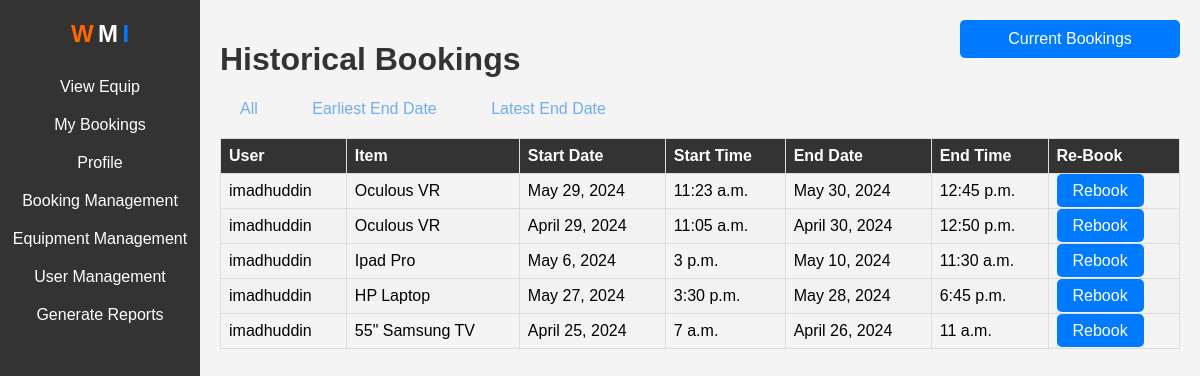
/historical/ (signed in), run on the app's committed database.
### SchoolSystem/models.py (models this page shows, shortened)
class Booking(models.Model):
    item = models.ForeignKey(Item, on_delete=models.CASCADE)
    user = models.ForeignKey(User, on_delete=models.CASCADE)
    start_date = models.DateField()
    start_time = models.TimeField()
    end_date = models.DateField()
    end_time = models.TimeField()
    is_overdue = models.BooleanField(default=False)

class Item(models.Model):
    deviceSerialNumber = models.CharField(max_length=50, null=True, blank=True)
    name = models.CharField(max_length=50)
    type = models.ForeignKey('ItemType', on_delete=models.SET_NULL, null=True)
    CPU = models.CharField(max_length=50, null=True, blank=True)
    GPU = models.CharField(max_length=50, null=True, blank=True)
    RAM = models.CharField(max_length=50, null=True, blank=True)
    status = models.ForeignKey('ItemStatus', on_delete=models.SET_NULL, null=True)
    onsite = models.CharField(max_length=50, null=True, blank=True)
    audit = models.CharField(max_length=50, null=True, blank=True)
    item_inventory = models.IntegerField(null=True, blank=True)
    quantity = models.IntegerField(null=True, blank=True)
    location = models.CharField(max_length=50, null=True, blank=True)
    dateOut = models.CharField(max_length=50, null=True, blank=True)
    dateReturn = models.CharField(max_length=50, null=True, blank=True)
    description = models.TextField(null=True, blank=True)
    comments = models.TextField(null=True, blank=True)
    warranty_duration = models.CharField(max_length=50, null=True, blank=True)
    user = models.ForeignKey(User, on_delete=models.SET_NULL, null=True, blank=True)

### SchoolSystem/views.py (the view)
# urls.py: path('historical/', views.historical, name='historical'),
@login_required
def historical(request):
    user = request.user
    is_staff = user.is_staff
    filter_criteria = request.GET.get('filter')
    if filter_criteria == 'earliestEndDate':
        historical_bookings = Booking.objects.filter(user=user, end_date__lt=timezone.now().date()).order_by('end_date')
    elif filter_criteria == 'latestEndDate':
        historical_bookings = Booking.objects.filter(user=user, end_date__lt=timezone.now().date()).order_by('-end_date')
    else:
        historical_bookings = Booking.objects.filter(user=user, end_date__lt=timezone.now().date())
    return render(request, 'historical.html', {'historical_bookings': historical_bookings, 'is_staff': is_staff})

### SchoolSystem/templates/historical.html (shortened to what this page needs)
<!DOCTYPE html>
<html lang="en">
<head>
</head>
<body>
    <a href="{% url 'bookings_view' %}" class="bookings-tab"> Current Bookings</a>
    <div class="sidebar">
        <div class="sidebar-logo">
            <span style="font-size: 24px; font-weight: bold; color: #ff6600;">W</span>
            <span style="font-size: 24px; font-weight: bold; color: #ffffff;">M</span>
            <span style="font-size: 24px; font-weight: bold; color: #007bff;">I</span>
        </div>
        <ul>
            <li><a href="{% url 'equipmentView' %}">View Equip</a></li>
            <li><a href="{% url 'bookings_view' %}">My Bookings</a></li>
            <li><a href="{% url 'profile_management' %}">Profile</a></li>
            {% if is_staff %}
            <li><a href="{% url 'booking_management' %}">Booking Management</a></li>
            <li><a href="{% url 'equipmentManagement' %}">Equipment Management</a></li>
            <li><a href="{% url 'user_management' %}">User Management</a></li>
            <li><a href="{% url 'reports' %}">Generate Reports</a></li>
            {% endif %}
        </ul>
    </div>
    <div class="content">
        <h1>Historical Bookings</h1>
        <div>
            <a href="{% url 'historical' %}" class="filter-button">All</a>
            <a href="?filter=earliestEndDate" class="filter-button">Earliest End Date</a>
            <a href="?filter=latestEndDate" class="filter-button">Latest End Date</a>
        </div>
        <table>
            <thead>
                <tr>
                    <th>User</th>
                    <th>Item</th>
                    <th>Start Date</th>
                    <th>Start Time</th>
                    <th>End Date</th>
                    <th>End Time</th>
                    <th>Re-Book</th>
                </tr>
            </thead>
            <tbody>
                {% for booking in historical_bookings %}
                <tr>
                    <td>{{ booking.user.username }}</td>
                    <td>{{ booking.item.name }}</td>
                    <td>{{ booking.start_date }}</td>
                    <td>{{ booking.start_time }}</td>
                    <td>{{ booking.end_date }}</td>
                    <td>{{ booking.end_time }}</td>
                    <td>
                        {% if booking.item.quantity is not None and booking.item.quantity > 0 and booking.item.status.status == 'Available' %}
                        <a href="{% url 'rebook' booking.item.id %}" class="rebook-button">Rebook</a>
                        {% else %}
                        <p class="error-message">This item is not available for booking.</p>
                        {% endif %}
                    </td>
                </tr>
                {% endfor %}
            </tbody>
        </table>
    </div>
</body>
</html>

### SchoolSystem/templates/historical.html (style rules this page uses)
body { margin: 0; font-family: Arial, sans-serif; background-color: #f4f4f4; }
.sidebar { position: fixed; left: 0; top: 0; height: 100%; width: 200px; background-color: #333; color: #fff; padding-top: 20px; text-align: center; }
.sidebar-logo { margin-bottom: 20px; }
.sidebar-logo span { font-size: 24px; font-weight: bold; }
.sidebar ul { list-style-type: none; padding: 0; }
.sidebar ul li { padding: 10px; }
.sidebar ul li a { color: #fff; text-decoration: none; }
.content { margin-left: 200px; padding: 20px; }
h1 { color: #333; }
table { width: 100%; border-collapse: collapse; margin-top: 20px; }
th, td { border: 1px solid #ddd; padding: 8px; text-align: left; }
th { background-color: #333; color: #fff; }
tr:nth-child(even) { background-color: #f2f2f2; }
a { color: #007bff; text-decoration: none; }
.bookings-tab { background-color: #007bff; color: #fff; padding: 10px; border-radius: 5px; margin-top: 20px; text-align: center; text-decoration: none; display: block; width: 200px; position: absolute; right: 20px; }
.rebook-button { background-color: #007bff; color: #fff; border: none; border-radius: 5px; padding: 8px 16px; cursor: pointer; text-decoration: none; }
.filter-button { text-decoration: none; color: rgb(110, 173, 241); border-radius: 20px; padding: 10px 20px; margin-right: 10px; cursor: pointer; }

### data on the page
Booking: user.username "imadhuddin", item.name "Oculous VR", start_date "May 29, 2024", start_time "11:23 a.m.", end_date "May 30, 2024", end_time "12:45 p.m.", shows "Rebook"
Booking: user.username "imadhuddin", item.name "Oculous VR", start_date "April 29, 2024", start_time "11:05 a.m.", end_date "April 30, 2024", end_time "12:50 p.m.", shows "Rebook"
Booking: user.username "imadhuddin", item.name "Ipad Pro", start_date "May 6, 2024", start_time "3 p.m.", end_date "May 10, 2024", end_time "11:30 a.m.", shows "Rebook"
Booking: user.username "imadhuddin", item.name "HP Laptop", start_date "May 27, 2024", start_time "3:30 p.m.", end_date "May 28, 2024", end_time "6:45 p.m.", shows "Rebook"
Booking: user.username "imadhuddin", item.name "55\" Samsung TV", start_date "April 25, 2024", start_time "7 a.m.", end_date "April 26, 2024", end_time "11 a.m.", shows "Rebook"
